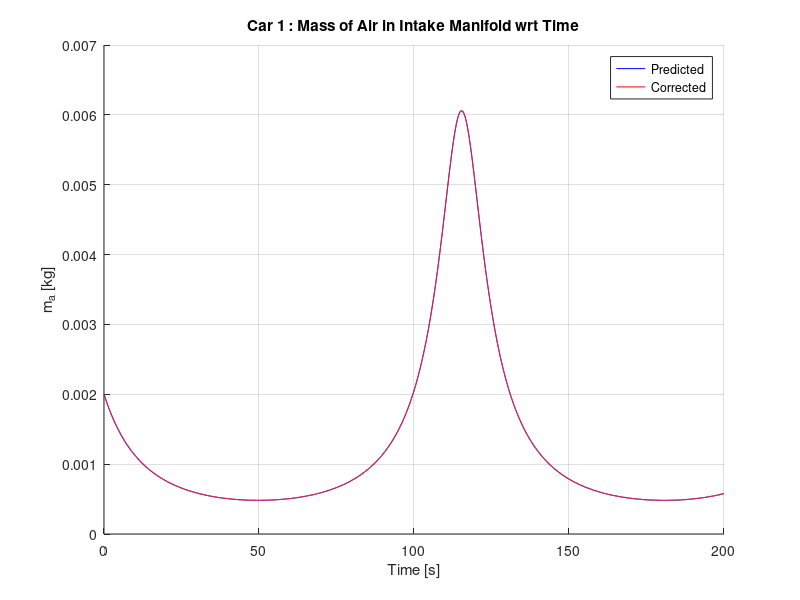
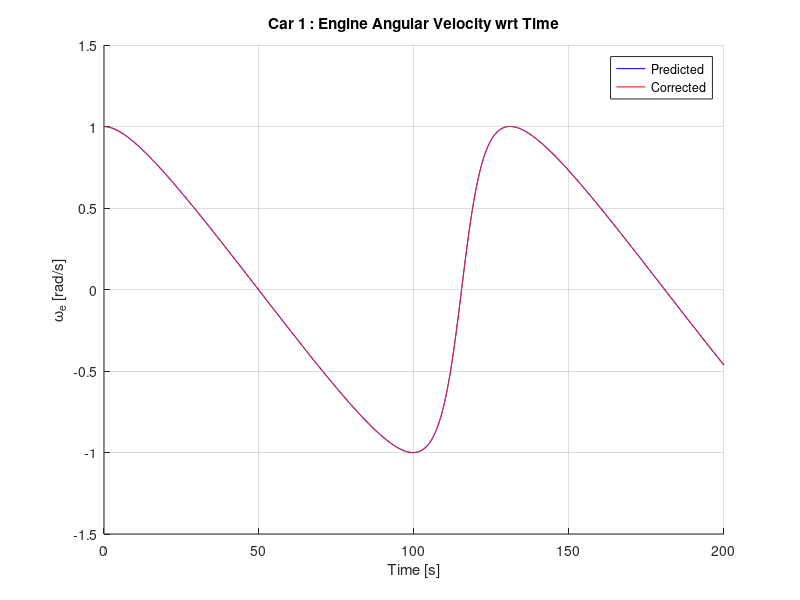
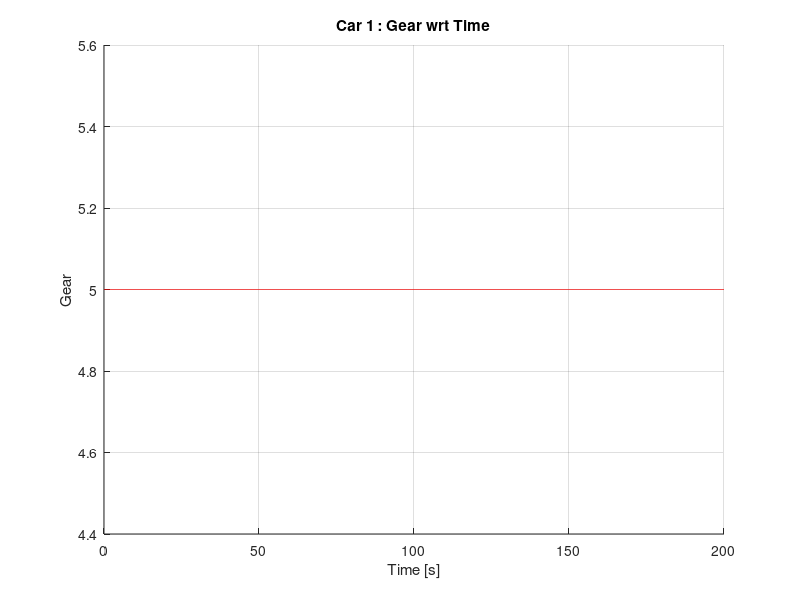
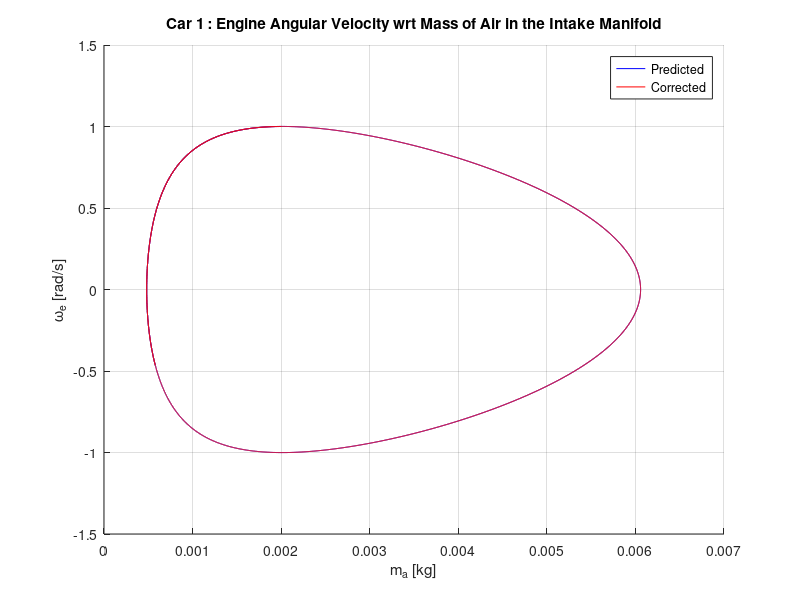

Recreate these plots in MATLAB, in order. (Note: this script raises an error after producing the figures.)
% Ashil Farahmand
% Recursive Iterated EKF using Modified UCB Engine Model

% Goals
% - calculate time to cross
% - down-weight following cars
% - ensure car is centered in new lane after turn
% ------------------------------------------------------------------------
% Issues with current implementation
% - Assume instantaneous pressure on controls
% - Only works with one type of car(internal characteristics of cars are identical) this constraint can easily be relaxed

tic; clc; clear; format long;

KF_iterations = 2*10^4;                % Number of iterations for KF
integration_iterations = 1;              % Number of integrations per each KF_iteration
T = 1*10^-2;  num_of_cars = 1;

auto_transmission = logical(0);                      % 0 = (diagnostic)Manual, 1= Automatic
noise = logical(0);                                             % 0 = (diagnostic)None, 1 = White, 2 = Colored
rough = logical(0);                                            % 0 = random noise, x = noise multiplied by value of rough alternates :/- each iteration
run_optimization = logical([0; 0]);                 % 0 = (diagnostic) Do not change inputs, 1 = change inputs according to cost function
max_corrections = 1*10^4;                             % Prevents infinite loop in correction
e_correction = 10^-6;                                       % Allowable Correction Error

mode_output = [0, 0, 0, 0, 0,    0, 0, 0, 1, 1,    0, 1, 1];
%mode_output = ones(11);

% Output Modes
% -----------------------------------------------------
% Index   |   Property
% 1              throttle angle
% 2                brake angle
% 3           steering direction
% 4            position (x2 vs. x1)
% 5            position (x vs. t)
% 6                  v_mph
% 7                  v_m/s
% 8          distance b/w cars
% 9                     ma
% 10                   we
% 11                   Tb
% 12                  gear
% 13            phase plot (ma vs. we)

w = zeros(5*num_of_cars, 1); e = zeros(5*num_of_cars, 1); z = zeros(5*num_of_cars, 1); Fx = zeros(5*num_of_cars, 5*num_of_cars);

nominal_controls = zeros(3*num_of_cars);                                     % Control Vector during one KF iteration
predictions = zeros(5*num_of_cars, integration_iterations + 1);   % Holds the predictions during integration
corrections = zeros(5*num_of_cars, 2);                                             % Holds the corrected states when iterating the correction step (holds previous and next corrections)

predicted_states = zeros(5*num_of_cars, KF_iterations); corrected_states = zeros(5*num_of_cars, KF_iterations); gear_ratios = zeros(num_of_cars, KF_iterations);
predicted_opt_states = zeros(4*num_of_cars, KF_iterations);

% Topology Parameters
speed_limits = [22; 50; 10];            % Speed limits (left turn, straight, right turn)
lane_width = 3.5; line_separation = .1;

% Used by cost function
iteration_to_start_optimization = 10;                                % KF_iteration to start optimization
safe_distance = [2; 2];                                                            % Safe distance to maintain around each respective vehicle
safety_margin = 0;                                                                 % Additional distance to maintain between vehicles
direction = [0; 0];                                                                   % 1 - Left turn, 2 - Straight, 3 - Right turn
order = zeros(num_of_cars, 1);                                           % Order of cars going through the intersection
steady_speed_t_angles = [6.91049; 11.77215; 3.52779];    % Throttle angles to maintain a steady speed at the speed limit
acc_profile = [0.4620; 0.2734; 0.1770; 0.09442; .08650];     % Acceleration values for different velocity ranges
braking_distances = [0; 0];                                                    % Distance from intersection to begin braking in preparation for turn
target_speed = speed_limits(2);                                           % Used in optimization to signal a necessary acceleration or brake
brake_decel_rates = [-2.037; -4];                                           % Steady state deceleration at corresponding brake angle
brake_decel_angles = [19; 38];                                              % Brake angles to achieve corresponding brake decel rates
steering_angle_increment = [ (90*T*4*speed_limits(1)*1609.344)/(3*pi*lane_width*3600); (90*T*4*speed_limits(3)*1609.344)/(pi*lane_width*3600) ];

% Assign Initial Conditions
K = I(5*num_of_cars); G = I(5*num_of_cars); Q = I(5*num_of_cars);
q = [.01; .01; 10^-10; .01; 100]; % Covariances of process and observation noise
for i = 1:num_of_cars    Q(5*i - 4, 5*i - 4) =  q(1);    Q(5*i - 3, 5*i - 3) = q(2);    Q(5*i - 2, 5*i - 2) = q(3);    Q(5*i - 1, 5*i - 1) = q(4);    Q(5*i - 0, 5*i - 0) = q(5); end
sigma = Q; Rk = Q;

delta_t = T/integration_iterations;                           % One KF_interval time is integration_iterations*delta_t = T
k = zeros(4, 5*num_of_cars);                                    % RK4 variables; one col/SV
RK_states = zeros(5*num_of_cars, 1);                     % state vector
u = zeros(3*num_of_cars, KF_iterations);               % control vector
Jtg_current = zeros(num_of_cars, 1);
MAX = 0.684; R = 8.3145; Tm = 333; Mair = .02897; Vm = .00447; Patm = 101325; c_PR = (R*Tm)/(Patm*Mair*Vm);
Ve = .0049; c_1 = Ve/(4*pi*Vm);
normal_shift_speeds = [0; 7; 15; 25; 45];      % Speed to shift
fast_shift_speeds = [11; 20; 35; 55];              % Speeds to shift under max acceleration
Rg = [0.4167; 0.6817; 1; 1.4993; 2.3058];
c_2 = 1018686; Ca = 0.53384; h = 0.33; Fr = 167.27; Je = 0.2630; Jtg = [0.08202; 0.07592; 0.11388; 0.13150]; Jw = 5.13; M = 2148; Kb = 300; Tau_bv = 0.1;

% Pre-Processing

% Assign braking distances
x = ( (speed_limits(2) - speed_limits(1:2:3))*(1609.344/3600))/(-brake_decel_rates(2));
braking_distances = -.5*brake_decel_rates(2)*x.^2 + speed_limits(1:2:3)*(1609.344/3600).*x + lane_width;

% Car 1
car = 1;
direction(car) = 1;
gear_ratios(car, 1) = Rg(5);
predictions(5*car - 4, 1) = -1000;
predictions(5*car - 3, 1) = -lane_width/2;
predictions(5*car - 2, 1) = 0.002;
predictions(5*car - 1, 1) = 1;
u(3*car - 2, 1:KF_iterations) = 0;
%u(3*car - 2, 1:KF_iterations) = 4.4623;
%u(3*car - 2, 1:iteration_to_start_optimization) = 11.77215;
u(3*car - 0, 1:KF_iterations) = 0;

% Car 2
car = 2;
if(num_of_cars > 1)
direction(car) = 1;
gear_ratios(car, 1) = Rg(5);
predictions(5*car - 4, 1) = -lane_width/2;
predictions(5*car - 3, 1) = 200;
predictions(5*car - 2, 1) = .0034558;
predictions(5*car - 1, 1) = 45 * (1609.344/3600) * (1/(h*gear_ratios(car, 1)) );
u(3*car - 2, 1:iteration_to_start_optimization) = 11.77215;
u(3*car - 0, 1:KF_iterations) = 270;
end

predicted_states(:, 1) = predictions(:, 1); corrected_states(:, 1) = predictions(:, 1);

% Begin to iterate (index 1 holds the ICs)
for KF_interval = 1:KF_iterations    
    
    % Run Optimization
    if((sum(run_optimization) > 0) & (KF_interval > iteration_to_start_optimization))       % At least one car needs to be optimized then true
        ETA = zeros(num_of_cars, 1);
        
        % Find ETA of each car based on current states (Cost Function)
        for i = 1:num_of_cars
            d = max( abs(corrected_states(5*i - 4, KF_interval)), abs(corrected_states(5*i - 3, KF_interval)) ) - lane_width - safe_distance(i);
            
            % Too close for changing plans (ETA < 0 then no change of control vars)
            if(d < braking_distances(ceil(direction(i)*.6)))                ETA(i) = -i;                run_optimization(i) = 0;
            elseif(direction(i) == 1)
                k(1) = ( max( abs(corrected_states(5*i - 4, KF_interval)), abs(corrected_states(5*i - 3, KF_interval)) ) - safe_distance(i) - braking_distances(1))/(corrected_states(5*i - 1, KF_interval)*h*gear_ratios(i, KF_interval));
                k(2) = (braking_distances(1) - lane_width)/((speed_limits(2)/2 - speed_limits(1)/2)*1609.344/3600);
                k(3) = (3*lane_width*pi/4)/(speed_limits(1)*1609.344/3600);
                ETA(i) = k(1) + k(2) + k(3);
            elseif(direction(i) == 3)
                k(1) = ( max( abs(corrected_states(5*i - 4, KF_interval)), abs(corrected_states(5*i - 3, KF_interval)) ) - safe_distance(i) - braking_distances(2))/(corrected_states(5*i - 1, KF_interval)*h*gear_ratios(i, KF_interval));
                k(2) = (braking_distances(2) - lane_width)/((speed_limits(2)/2 - speed_limits(3)/2)*1609.344/3600);
                k(3) = (lane_width*pi/4)/(speed_limits(3)*1609.344/3600);
                ETA(i) = k(1) + k(2) + k(3);
            else
                d = max( abs(corrected_states(5*i - 4, KF_interval)), abs(corrected_states(5*i - 3, KF_interval)) ) - lane_width - safe_distance(i) + 2*lane_width;
                ETA(i) = d/(corrected_states(5*i - 1, KF_interval)*gear_ratios(i, KF_interval)*h);               % Holds ETA of each car
            end
        end
        
        % Sort the ETAs in ascending optimization order (duplicateETAs yield error)
        order = sort(ETA);
        for i = 1:num_of_cars            order(i) = find(order(i) == ETA);        end
                
        % Perform Optimization (assume only 1 car first)
        x = [0; 0];        v = 0;        a = 0;        k = zeros(1, 2);
        
        for i = 1:num_of_cars
            delay = 0;                                  % Time delay to avoid collision
            collision_points = 0;               % Indices where a collision will occur with current trajectory plan
            while(run_optimization(order(i)) == 1)
                x = [corrected_states(5*order(i) - 4, KF_interval); corrected_states(5*order(i) - 3, KF_interval)];
                v = corrected_states(5*order(i) - 1, KF_interval)*h*gear_ratios(order(i), KF_interval);
                v_mph = v*3600/1609.344;                target_speed = speed_limits(2)*1609.344/3600;                a = -brake_decel_rates(1)/100;                k(2) = 1;
                source = find(max(abs(x)) == abs(x));                sink = find(min(abs(x)) == abs(x));
                u(3*order(i) - 2, KF_interval:KF_iterations) = 0;                u(3*order(i) - 1, KF_interval:KF_iterations) = 0;                u(3*order(i) - 0, KF_interval:KF_iterations) = u(3*order(i) - 0, 1);
                
                if( (direction(order(i)) == 1) || (direction(order(i)) == 3) )
                    for j = KF_interval:KF_iterations
                        if((sum(size(collision_points)) - 2) > 0) % If original trajectory is invalid, delay some then proceed normally
                            a = a*exp(-T/Tau_bv) + brake_decel_rates(1)/100;                            u(3*order(i) - 1, j) = brake_decel_angles(1);                            k(1) = a;
                            
                            if(v_mph < (speed_limits(2) - delay) )                                collision_points = 1;                            end
                        elseif( abs(x(source)) > braking_distances(ceil(direction(order(i))*.6)) )   % Have not met decel area yet
                            u(3*order(i) - 2, j) = 85;
                            
                            if(collision_points == 1)                                k(1) = k(1)*exp(-T/Tau_bv);
                            else                                k(1) = 0;                            end
                            
                            if(v > target_speed)                                                         a = 0;                                u(3*order(i) - 2, j) = steady_speed_t_angles(2);
                            elseif(v_mph > 47)                                                          a = k(1) + acc_profile(5);
                            elseif(v_mph > fast_shift_speeds(3))                            a = k(1) + acc_profile(4);
                            elseif(v_mph > fast_shift_speeds(2))                            a = k(1) + acc_profile(3);
                            elseif(v_mph > fast_shift_speeds(1))                            a = k(1) + acc_profile(2);
                            else                                                                                     a = k(1) + acc_profile(1);                            end
                        elseif( (abs(x(source)) > lane_width) && (v < target_speed - 0.391) )      % In decel area and below target speed
                            u(3*order(i) - 2, j) = 85;                            target_speed = brake_decel_rates(2)*T + target_speed;                            k(1) = k(1)*exp(-T/Tau_bv);
                            
                            if(v_mph > 47)                                                                a = k(1) + acc_profile(5);
                            elseif(v_mph > fast_shift_speeds(3))                            a = k(1) + acc_profile(4);
                            elseif(v_mph > fast_shift_speeds(2))                            a = k(1) + acc_profile(3);
                            elseif(v_mph > fast_shift_speeds(1))                            a = k(1) + acc_profile(2);
                            else                                                                                     a = k(1) + acc_profile(1);                            end                            
                        elseif( (abs(x(source)) > lane_width) && (v >= target_speed - 0.391) )      % In decel area and at target speed
                            if(k(1) > 0)                                a = -brake_decel_rates(2)/100 + k(1)/100;                                k(1) = -1;                                '*',                            end
                            
                            a = a*exp(-T/Tau_bv) + brake_decel_rates(2)/100;                            u(3*order(i) - 1, j) = brake_decel_angles(2);
                            target_speed = a*T + target_speed;                            collision_points = 1;
                        elseif( (abs(x(source)) <= lane_width) && (abs(x(sink)) <= lane_width) )   % Begin turning manuever(inside Isection)
                            if(collision_points == 1)
                                steering_angle_increment = [ (90*T*4*(v_mph - 0.5)*1609.344)/(3*pi*lane_width*3600); (90*T*4*(v_mph - 0.5)*1609.344)/(pi*lane_width*3600) ];
                                collision_points = 0;
                            end
                            
                            a = a*exp(-T/Tau_bv);                            target_speed = speed_limits(2)*1609.344/3600;                            
                            u(3*order(i) - 2, j) = steady_speed_t_angles(direction(order(i)));
                            u(3*order(i), j) = u(3*order(i), j - 1) - (direction(order(i)) - 2)*steering_angle_increment( ceil(direction(order(i))*.6) );
                        elseif(abs(x(sink)) > lane_width)                                                                        % Out of intersection moving away
                            u(3*order(i) - 2, j) = 85;                            u(3*order(i) - 0, j) = u(3*order(i), 1) - (direction(order(i)) - 2)*90;
                            
                            if(v > target_speed)                                                         a = 0;                                u(3*order(i) - 2, j) = steady_speed_t_angles(2);
                            elseif(v_mph > 47)                                                          a = acc_profile(5);
                            elseif(v_mph > fast_shift_speeds(3))                            a = acc_profile(4);
                            elseif(v_mph > fast_shift_speeds(2))                            a = acc_profile(3);
                            elseif(v_mph > fast_shift_speeds(1))                            a = acc_profile(2);
                            else                                                                                     a = acc_profile(1);                            end
                        end
                        
                        x(1) = (.5*a*T^2 + v*T)*cos(u(3*order(i), j)*pi/180) + x(1);
                        x(2) = (.5*a*T^2 + v*T)*sin(u(3*order(i), j)*pi/180) + x(2);
                        v = a*T + v;                        v_mph = v*3600/1609.344;
                        predicted_opt_states((4*order(i) - 3:4*order(i)), j) = [x(1); x(2); v_mph; a];
                    end
                else      % If not turning, then go straight
                    for j = KF_interval:KF_iterations                        
                        if((sum(size(collision_points)) - 2) > 0)     % If original trajectory is invalid, delay some then proceed normally
                            a = a*exp(-T/Tau_bv) + brake_decel_rates(1)/100;                            u(3*order(i) - 1, j) = brake_decel_angles(1);                            k(1) = a;
                            
                            if(v_mph < (speed_limits(2) - delay))                                collision_points = 1;                            end
                        else
                            u(3*order(i) - 2, j) = 85;
                            
                            if(collision_points == 1)                                k(1) = k(1)*exp(-T/Tau_bv);
                            else                                k(1) = 0;                            end
                            
                            if(v > target_speed)                                                         a = 0;                                u(3*order(i) - 2, j) = steady_speed_t_angles(2);
                            elseif(v_mph > 47)                                                          a = k(1) + acc_profile(5);
                            elseif(v_mph > fast_shift_speeds(3))                            a = k(1) + acc_profile(4);
                            elseif(v_mph > fast_shift_speeds(2))                            a = k(1) + acc_profile(3);
                            elseif(v_mph > fast_shift_speeds(1))                            a = k(1) + acc_profile(2);
                            else                                                                                     a = k(1) + acc_profile(1);                            end
                        end
                        
                        x(1) = (.5*a*T^2 + v*T)*cos(u(3*order(i), j)*pi/180) + x(1);
                        x(2) = (.5*a*T^2 + v*T)*sin(u(3*order(i), j)*pi/180) + x(2);
                        v = a*T + v;                        v_mph = v*3600/1609.344;
                        predicted_opt_states((4*order(i) - 3:4*order(i)), j) = [x(1); x(2); v_mph; a];
                    end
                end
                
                % Compare trajectory plan to plans of all preceding cars
                if(i > 1)
                    for car = 1:(i - 1)
                        x = sqrt( (predicted_opt_states(4*order(i) - 3, 1:KF_iterations) - predicted_opt_states(4*order(car) - 3, 1:KF_iterations)).^2 + (predicted_opt_states(4*order(i) - 2, 1:KF_iterations) - predicted_opt_states(4*order(car) - 2, 1:KF_iterations)).^2 );
                        collision_points = find(x < (safe_distance(order(i)) + safe_distance(order(car)) + safety_margin));                        
                        
                        if((sum(size(collision_points)) - 2) > 0)                            delay = delay + 0.5;
                        else                        run_optimization(order(i)) = 0;                        end
                    end                    
                else                    run_optimization(order(i)) = 0;                end
                
            end
        end
        toc
    elseif(KF_interval <= iteration_to_start_optimization)
        for i = 1:num_of_cars
            predicted_opt_states(4*i - 3, KF_interval) = corrected_states(5*i - 4, KF_interval);
            predicted_opt_states(4*i - 2, KF_interval) = corrected_states(5*i - 3, KF_interval);
            predicted_opt_states(4*i - 1, KF_interval) = corrected_states(5*i - 1, KF_interval)*h*gear_ratios(i, KF_interval)*3600/1609.344;
            predicted_opt_states(4*i - 0, KF_interval) = 0;
        end
    end
    
    % Assign nominal controls
    predictions(:, 1) = corrected_states(:, KF_interval);
    nominal_controls = u(:, KF_interval);
    
    if(auto_transmission == 1)
        % Transmission
        for car = 1:num_of_cars
            v =  gear_ratios(car, KF_interval)*h*predictions(5*car - 1, 1);
            v_mph = v*(3600/1609.344);                        % Convert m/s -> mph
    
            if( (nominal_controls(3*car - 2) == 85) && (v_mph > normal_shift_speeds(2)) )
                % Down shift for better acceleration                
                if(v_mph > fast_shift_speeds(4))                              gear_ratios(car, KF_interval + 1) = Rg(5);                        Jtg_current(car) = Jtg(4);
                elseif(v_mph > fast_shift_speeds(3))                        gear_ratios(car, KF_interval + 1) = Rg(4);                        Jtg_current(car) = Jtg(4);
                elseif(v_mph > fast_shift_speeds(2))                        gear_ratios(car, KF_interval + 1) = Rg(3);                        Jtg_current(car) = Jtg(3);
                elseif(v_mph > fast_shift_speeds(1))                        gear_ratios(car, KF_interval + 1) = Rg(2);                        Jtg_current(car) = Jtg(2);
                else                                                                                 gear_ratios(car, KF_interval + 1) = Rg(1);                        Jtg_current(car) = Jtg(1);
                end
            elseif(v_mph > normal_shift_speeds(5))                    gear_ratios(car, KF_interval + 1) = Rg(5);                    Jtg_current(car) = Jtg(4);
            elseif(v_mph > normal_shift_speeds(4))                    gear_ratios(car, KF_interval + 1) = Rg(4);                    Jtg_current(car) = Jtg(4);
            elseif(v_mph > normal_shift_speeds(3))                    gear_ratios(car, KF_interval + 1) = Rg(3);                    Jtg_current(car) = Jtg(3);
            elseif(v_mph > normal_shift_speeds(2))                    gear_ratios(car, KF_interval + 1) = Rg(2);                    Jtg_current(car) = Jtg(2);
            else                                                                                   gear_ratios(car, KF_interval + 1) = Rg(1);                    Jtg_current(car) = Jtg(1);
            end
               
            predictions(5*car - 1, 1) = v/(gear_ratios(car, KF_interval + 1)*h);                % Adjusts the engine velocity if gear shift occurs
        end
    else
        for car = 1:num_of_cars            gear_ratios(car, KF_interval + 1) = gear_ratios(car, KF_interval);        end
    end

    % Prediction
    for integration_interval = 1:integration_iterations        
        RK_states = predictions(:, integration_interval);
        
        for j = 1:4
            k(1:5:5*num_of_cars, j) = gear_ratios(:, KF_interval)*h.*RK_states(4:5:5*num_of_cars).*cos(nominal_controls(3:3:3*num_of_cars)*pi/180);
            k(2:5:5*num_of_cars, j) = gear_ratios(:, KF_interval)*h.*RK_states(4:5:5*num_of_cars).*sin(nominal_controls(3:3:3*num_of_cars)*pi/180);
            
            d_ma_i = MAX*( (nominal_controls(1:3:3*num_of_cars)/85).^2 ).*( (-4.9958)*(c_PR*RK_states(3:5:5*num_of_cars)).^5 + (5.8832)*(c_PR*RK_states(3:5:5*num_of_cars)).^4 + (-1.1218)*(c_PR*RK_states(3:5:5*num_of_cars)).^3 + (-.6579)*(c_PR*RK_states(3:5:5*num_of_cars)).^2 + (-.1278)*(c_PR*RK_states(3:5:5*num_of_cars)) + 1.0104 );
            d_ma_o = c_1*(24.5*RK_states(4:5:5*num_of_cars).*RK_states(3:5:5*num_of_cars).^2 - 0.167*RK_states(4:5:5*num_of_cars).*RK_states(3:5:5*num_of_cars) + (8.10*10^(-4))*RK_states(4:5:5*num_of_cars) - (3.10*10^(-4))*RK_states(3:5:5*num_of_cars).^2 + 222*RK_states(3:5:5*num_of_cars) + 0.352).*RK_states(3:5:5*num_of_cars).*RK_states(4:5:5*num_of_cars);
    
            k(3:5:5*num_of_cars, j) = d_ma_i - d_ma_o;            
            k(4:5:5*num_of_cars, j) = ( ((c_2*d_ma_o)./RK_states(4:5:5*num_of_cars)) - (0.1056*RK_states(4:5:5*num_of_cars) + 15.10) - ((4.3*10^-6)*RK_states(4:5:5*num_of_cars).^2) - (gear_ratios(:, KF_interval).*(RK_states(5:5:(5*num_of_cars)) + Ca*(gear_ratios(:, KF_interval).^2).*(h^3).*(RK_states(4:5:(5*num_of_cars)).^2) + h*Fr)))./(Je + Jtg_current + (gear_ratios(:, KF_interval).^2)*(Jw + 4*M*h^2));
            k(5:5:5*num_of_cars, j) = (Kb*nominal_controls(2:3:3*num_of_cars) - RK_states(5:5:5*num_of_cars))/Tau_bv;
            
            if(j < 3)                RK_states = predictions(:, integration_interval) + (delta_t/2)*k(:, j);
            else                       RK_states = predictions(:, integration_interval) + (delta_t)*k(:, j);            end
        end
        
        predictions(:, integration_interval + 1) = predictions(:, integration_interval) + (delta_t/6)*( k(:, 1) + 2*k(:, 2) + 2*k(:, 3) + k(:, 4) );  % State Transition
    end
    
    for i = 1:num_of_cars
        % we constraints (if braking limit we = 0 else w = idle speed)
%        if( (predictions(5*i - 1, integration_iterations + 1) < 6.5) && (u(3*i - 1, KF_interval) > 0) )                predictions(5*i - 1, integration_iterations + 1) = 10^-5;
%        elseif(predictions(5*i - 1, integration_iterations + 1) < 6.5)                predictions(5*i - 1, integration_iterations + 1) = 6.5;        end
    end
    
    predicted_states(:, KF_interval + 1) = predictions(:, integration_iterations + 1);
    
    if(noise ~= 0)        % If noise == 0, skip correction step
        % Assign new values to noise dependent variables
        for i = 1:num_of_cars
            if(noise == 2)
                G(5*car - 4, 5*car  - 1) = gear_ratios(car, KF_interval)*h*cos(nominal_controls(3*car - 0)*pi/180);
                G(5*car - 3, 5*car  - 1) = gear_ratios(car, KF_interval)*h*sin(nominal_controls(3*car - 0)*pi/180);
                G(5*car - 1, 5*car  - 2) = ( (.352)*c_2*c_1 )/(  Je + Jtg_current(car) + (gear_ratios(car, KF_interval).^2)*(Jw + 4*M*h^2) );
                G(5*car - 1, 5*car  - 0) = -gear_ratios(car, KF_interval)/(  Je + Jtg_current(car) + (gear_ratios(car, KF_interval).^2)*(Jw + 4*M*h^2) );
            end
            
            w(5*i - 4) = randn*sqrt(q(1)); w(5*i - 3) = randn*sqrt(q(2)); w(5*i - 2) = randn*sqrt(q(3)); w(5*i - 1) = randn*sqrt(q(4)); w(5*i - 0) = randn*sqrt(q(5));        
            e(5*i - 4) = randn*sqrt(q(1)); e(5*i - 3) = randn*sqrt(q(2)); e(5*i - 2) = randn*sqrt(q(3)); e(5*i - 1) = randn*sqrt(q(4)); e(5*i - 0) = randn*sqrt(q(5));
        end
    
        % Creates alternating noise +\- if enabled
        if(rough ~= 0)
            if (KF_interval == 2*floor(KF_interval/2))                w = -rough*abs(w);
            else                w = rough*abs(w);            end
        end
    
        % Get new observations
        x = predicted_states(:, KF_interval + 1) + G*w;        z = x + e;
    
        % Iterated Corrections
        corrections(:, 1) = 0;        corrections(:, 2) = predicted_states(:, KF_interval + 1);

        i = 0;
        while( (max( abs(corrections(:, 2) - corrections(:, 1)) ) > e_correction) && (i < max_corrections) )
            i = i + 1;            corrections(:, 1) = corrections(:, 2);
        
            % Compute Jacobian (non-zero along block diagonal)
            for car = 1:num_of_cars
                Fx(5*car - 4, 5*car - 4) = 0;                Fx(5*car - 4, 5*car - 3) = 0;                Fx(5*car - 4, 5*car - 2) = 0;
                Fx(5*car - 4, 5*car - 1) = gear_ratios(car, KF_interval)*h*cos(nominal_controls(3*car - 0)*pi/180);
                Fx(5*car - 4, 5*car - 0) = 0;
        
                Fx(5*car - 3, 5*car - 4) = 0;                Fx(5*car - 3, 5*car - 3) = 0;                Fx(5*car - 3, 5*car - 2) = 0;
                Fx(5*car - 3, 5*car - 1) = gear_ratios(car, KF_interval)*h*sin(nominal_controls(3*car - 0)*pi/180);
                Fx(5*car - 3, 5*car - 0) = 0;
        
                Fx(5*car - 2, 5*car - 4) = 0;                Fx(5*car - 2, 5*car - 3) = 0;
                Fx(5*car - 2, 5*car - 2) = MAX*((nominal_controls(3*car - 2)/85)^2)*(5*(-4.9958)*c_PR^5*corrections(5*car - 2, 1)^4 + 4*(5.8832)*c_PR^4*corrections(5*car - 2, 1)^3 + 3*(-1.1218)*c_PR^3*corrections(5*car - 2, 1)^2 + 2*(-.6579)*c_PR^2*corrections(5*car - 2, 1) + (-.1278)*c_PR) - (c_1*(3*24.5*corrections(5*car - 1, 1)^2*corrections(5*car - 2, 1)^2 - 2*0.167*corrections(5*car - 1, 1)^2*corrections(5*car - 2, 1) + 8.10*10^-4*corrections(5*car - 1, 1)^2 - 3*3.10*10^-4*corrections(5*car - 1, 1)*corrections(5*car - 2, 1)^2 + 2*222*corrections(5*car - 1, 1)*corrections(5*car - 2, 1) + 0.352*corrections(5*car - 1, 1)) );
                Fx(5*car - 2, 5*car - 1) = -c_1*(2*24.5*corrections(5*car - 1, 1)*corrections(5*car - 2, 1)^3 - 2*0.167*corrections(5*car - 1, 1)*corrections(5*car - 2, 1)^2 + 2*8.10*10-4*corrections(5*car - 1, 1)*corrections(5*car - 2, 1) - 3.10*10^-4*corrections(5*car - 2, 1)^3 + 222*corrections(5*car - 2, 1)^2 + 0.352*corrections(5*car - 2, 1));
                Fx(5*car - 2, 5*car - 0) = 0;
        
                Je_star = Je + Jtg_current(car) + (gear_ratios(car, KF_interval)^2)*(Jw + 4*M*h^2);
        
                Fx(5*car - 1, 5*car - 4) = 0;                Fx(5*car - 1, 5*car - 3) = 0;
                Fx(5*car - 1, 5*car - 2) = (c_1*c_2/Je_star)*( 3*24.5*corrections(5*car - 1, 1)*corrections(5*car - 2, 1)^2 - 2*0.167*corrections(5*car - 1, 1)*corrections(5*car - 2, 1) + 8.10*10^-4*corrections(5*car - 1, 1) - 3*3.10*10^-4*corrections(5*car - 2, 1)^2 + 2*222*corrections(5*car - 2, 1) + 0.352 );
                Fx(5*car - 1, 5*car - 1) = (1/Je_star)*( (c_1*c_2*(24.5*corrections(5*car - 2, 1)^3 - 0.167*corrections(5*car - 2, 1)^2 + 8.10*10^-4*corrections(5*car - 2, 1) ) - 0.1056 - 2*(4.3*10^-6)*corrections(5*car - 1, 1) - 2*Ca*gear_ratios(car, KF_interval)^3*h^3*corrections(5*car - 1, 1)) );
                Fx(5*car - 1, 5*car - 0) = -gear_ratios(car, KF_interval)/Je_star;
       
                Fx(5*car - 0, 5*car - 4) = 0;                Fx(5*car - 0, 5*car - 3) = 0;                Fx(5*car - 0, 5*car - 2) = 0;                Fx(5*car - 0, 5*car - 1) = 0;
                Fx(5*car - 0, 5*car - 0) = -1/Tau_bv;
            end
            
            phi = I(5*num_of_cars) + Fx*T;            Q = G*Q*G'*T;            sigma = phi*sigma*phi' + Q;
            K = sigma*Fx'*inv(Fx*sigma*Fx' + Rk);            sigma = (I(5*num_of_cars) - K*Fx)*sigma;
    
            corrections(:, 2) = corrections(:, 1) + K*(z - predicted_states(:, KF_interval + 1));
        end
        if( i > 1 )            [KF_interval            i],        end
        
        % Force physical and model constraints
        for i = 1:num_of_cars
            if(corrections(5*i, 2) < 0)                corrections(5*i, 2) = 0;            end            % Force Tb > 0
        
            % we constraints (if braking limit we = 0 else w = idle speed)
            if( (corrections(5*i - 1, 2) < 6.5) && (u(3*i - 1, KF_interval) > 0) )                corrections(5*i - 1, 2) = 10^-5;
            elseif(corrections(5*i - 1, 2) < 6.5)                corrections(5*i - 1, 2) = 6.5;            end
        end
    
        corrected_states(:, KF_interval + 1) = corrections(:, 2);
    else
        corrected_states(:, KF_interval + 1) = predicted_states(:, KF_interval + 1);
    end    
    
end

% Post Processing
i = 0;

if(mode_output(1) == 1)
    i = i + 1;    figure(i);
    
    % Plot Throttle
    for j = 1:num_of_cars
        subplot(num_of_cars, 1, j);        hold on;        grid;
        plot((1:KF_iterations)*T, u(3*j - 2, 1:KF_iterations), 'blue');
        title(['Car ', int2str(j), ' : Throttle Angle wrt Time']);    xlabel('Time [s]');    ylabel('\alpha [deg]');
    end
end

if(mode_output(2) == 1)
    i = i + 1;    figure(i);
    
    % Plot Brake Angle
    for j = 1:num_of_cars
        subplot(num_of_cars, 1, j);        hold on;        grid;
        plot((1:KF_iterations)*T, u(3*j - 1, 1:KF_iterations), 'blue');
        title(['Car ', int2str(j), ' : Brake Angle wrt Time']);    xlabel('Time [s]');    ylabel('\beta [deg]');
    end
end

if(mode_output(3) == 1)
    i = i + 1;    figure(i);
    
    % Plot Steering Angle
    for j = 1:num_of_cars
        subplot(num_of_cars, 1, j);        hold on;        grid;
        plot((1:KF_iterations)*T, u(3*j - 0, 1:KF_iterations), 'blue');
        title(['Car ', int2str(j), ' : Steering Angle wrt Time']);    xlabel('Time [s]');    ylabel('\theta [deg]');
    end
end

if(mode_output(4) == 1)
    i = i + 1;    figure(i);
    
    % Plot Positions (x2 vs. x1)
    for j = 1:num_of_cars
        subplot(num_of_cars, 1, j);        hold on;
        
        for k = 1:num_of_cars
            % North
            plot([ -lane_width, -lane_width ],              [ 1000, (0 + lane_width) ], 'black');            plot([ -line_separation, -line_separation ], [ 1000, (0 + lane_width) ], 'yellow');
            plot([ 0, 0 ],                                                   [ 1000, (0 + lane_width) ], 'black');            plot([ line_separation, line_separation ],    [ 1000, (0 + lane_width) ], 'yellow');
            plot([ lane_width, lane_width ],                 [ 1000, (0 + lane_width) ], 'black');
            
            % South
            plot([ -lane_width, -lane_width ],              [ -1000, (0 - lane_width) ], 'black');            plot([ -line_separation, -line_separation ], [ -1000, (0 - lane_width) ], 'yellow');
            plot([ 0, 0 ],                                                   [ -1000, (0 - lane_width) ], 'black');            plot([ line_separation, line_separation ],    [ -1000, (0 - lane_width) ], 'yellow');
            plot([ lane_width, lane_width ],                 [ -1000, (0 - lane_width) ], 'black');
            
            % West
            plot([ -1000, (0 - lane_width) ], [ lane_width, lane_width ], 'black');            plot([ -1000, (0 - lane_width) ], [ line_separation, line_separation ], 'yellow');
            plot([ -1000, (0 - lane_width) ], [ 0, 0 ], 'black');            plot([ -1000, (0 - lane_width) ], [ -line_separation, -line_separation ], 'yellow');
            plot([ -1000, (0 - lane_width) ], [ -lane_width, -lane_width ], 'black');
            
            % East
            plot([ (0 + lane_width), 1000 ], [ lane_width, lane_width ], 'black');            plot([ (0 + lane_width), 1000 ], [ line_separation, line_separation ], 'yellow');
            plot([ (0 + lane_width), 1000 ], [ 0 0 ], 'black');            plot([ (0 + lane_width), 1000 ], [ -line_separation, -line_separation ], 'yellow');
            plot([ (0 + lane_width), 1000 ], [ -lane_width, -lane_width ], 'black');
        end
        
        plot(corrected_states(5*j - 4, 1), corrected_states(5*j - 3, 1), 'red O');
        p = plot(predicted_states(5*j - 4, 1:KF_iterations), predicted_states(5*j - 3, 1:KF_iterations), 'blue');
        c = plot(corrected_states(5*j - 4, 1:KF_iterations), corrected_states(5*j - 3, 1:KF_iterations), 'red');
        o = plot(predicted_opt_states(4*j - 3, 1:KF_iterations), predicted_opt_states(4*j - 2, 1:KF_iterations), 'green');
        title(['Car ', int2str(j), ' : Position']);    xlabel('x_1 [m]');    ylabel('x_2 [m]');
        legend([p c o], 'Predicted', 'Corrected', 'Optimization', 'Location', 'Best');
    end
end

if(mode_output(5) == 1)
    i = i + 1;    figure(i);    count = 0;
    
    % Plot Position [x vs. t]
    for j = 1:num_of_cars
        for k = 1:2
            count = count + 1;
            subplot(num_of_cars, 2, count);        grid;        hold on;
            p = plot((1:KF_iterations)*T, predicted_states(5*j - 5 + k, 1:KF_iterations), 'blue');
            c = plot((1:KF_iterations)*T, corrected_states(5*j - 5 + k, 1:KF_iterations), 'red');
            o = plot((1:KF_iterations)*T, predicted_opt_states(4*j - 4 + k, 1:KF_iterations), 'green');
            title(['Car ', int2str(j), ' : x', int2str(k), ' wrt Time']);    xlabel('Time [s]');    ylabel(['x', int2str(k)]);
            %legend([p c o], 'Predicted', 'Corrected', 'Optimization', 'Location', 'Best');
        end
    end
end

if(mode_output(6) == 1)
    i = i + 1;    figure(i);
    
    % Plot Velocity [MPH]
    for j = 1:num_of_cars
        subplot(num_of_cars, 1, j);        grid;        hold on;
        p = plot((1:KF_iterations)*T, predicted_states(5*j - 1, 1:KF_iterations)*h.*gear_ratios(j, 1:KF_iterations)*(3600/1609.344), 'blue');
        c = plot((1:KF_iterations)*T, corrected_states(5*j - 1, 1:KF_iterations)*h.*gear_ratios(j, 1:KF_iterations)*(3600/1609.344), 'red');
        o = plot((1:KF_iterations)*T, predicted_opt_states(4*j - 1, 1:KF_iterations), 'green');
        title(['Car ', int2str(j), ' : Velocity wrt Time']);    xlabel('Time [s]');    ylabel('V [MPH]');
        legend([p c o], 'Predicted', 'Corrected', 'Optimization', 'Location', 'Best');
    end
end

if(mode_output(7) == 1)
    i = i + 1;    figure(i);
    
    % Plot Velocity [m/s]
    for j = 1:num_of_cars
        subplot(num_of_cars, 1, j);    grid;    hold on;
        p = plot((1:KF_iterations)*T, predicted_states(5*j - 1, 1:KF_iterations).*gear_ratios(j, 1:KF_iterations)*h, 'blue');
        c = plot((1:KF_iterations)*T, corrected_states(5*j - 1, 1:KF_iterations).*gear_ratios(j, 1:KF_iterations)*h, 'red');
        o = plot((1:KF_iterations)*T, predicted_opt_states(4*j - 1, 1:KF_iterations)*1609.344/3600, 'green');
        title(['Car ', int2str(j), ' : Velocity wrt Time']);    xlabel('Time [s]');    ylabel('V [m/s]');
        legend([p c o], 'Predicted', 'Corrected', 'Optimization', 'Location', 'Best');
    end
end

if(mode_output(8) == 1)
    if(num_of_cars > 1)
        i = i + 1;    figure(i);
        count = 0;
    
        if(num_of_cars > 3)        rows = num_of_cars*(num_of_cars - 1)/4;        cols = 2;
        else        rows = num_of_cars*(num_of_cars - 1)/2;        cols = 1;
        end
    
        % Plot Distance between Cars
        for j = 1:(num_of_cars - 1)
            for k = (j + 1):num_of_cars
                predicted_distance = sqrt(( predicted_states(5*j - 4, 1:KF_iterations) - predicted_states(5*k - 4, 1:KF_iterations) ).^2 + ( predicted_states(5*j - 3, 1:KF_iterations) - predicted_states(5*k - 3, 1:KF_iterations) ).^2);
                corrected_distance = sqrt(( corrected_states(5*j - 4, 1:KF_iterations) - corrected_states(5*k - 4, 1:KF_iterations) ).^2 + ( corrected_states(5*j - 3, 1:KF_iterations) - corrected_states(5*k - 3, 1:KF_iterations) ).^2);
                optimization = sqrt(( predicted_opt_states(4*j - 3, 1:KF_iterations) - predicted_opt_states(4*k - 3, 1:KF_iterations) ).^2 + ( predicted_opt_states(4*j - 2, 1:KF_iterations) - predicted_opt_states(4*k - 2, 1:KF_iterations) ).^2);
    
                count = count + 1;
                subplot(rows, cols, count);
                hold on;            grid;
                p = plot((1:KF_iterations)*T, predicted_distance(1:KF_iterations), 'blue');
                c = plot((1:KF_iterations)*T, corrected_distance(1:KF_iterations), 'red');
                o = plot((1:KF_iterations)*T, optimization(1:KF_iterations), 'green');
                collision = plot([0 KF_iterations*T], ( safe_distance(j) + safe_distance(k) )*[1 1], 'black');
                title(['Distance b/w Cars ', int2str(j), ' and ', int2str(k) ' wrt Time']);    xlabel('Time [s]');    ylabel('Distance [m]');
                legend([p c o collision], 'Predicted', 'Corrected', 'Optimization', 'Collision Threshold', 'Location', 'Best');
            end
        end
    end
end

if(mode_output(9) == 1)
    i = i + 1;    figure(i);
    
    % Plot Mass of Air in Intake Manifold
    for j = 1:num_of_cars
        subplot(num_of_cars, 1, j);        grid;    hold on;
        p = plot((1:KF_iterations)*T, predicted_states(5*j - 2, 1:KF_iterations), 'blue');
        c = plot((1:KF_iterations)*T, corrected_states(5*j - 2, 1:KF_iterations), 'red');
        title(['Car ', int2str(j), ' : Mass of Air in Intake Manifold wrt Time']);    xlabel('Time [s]');    ylabel('m_a [kg]');
        legend([p c], 'Predicted', 'Corrected', 'Location', 'Best');
    end
end

if(mode_output(10) == 1)
    i = i + 1;    figure(i);
    
    % Plot Engine Angular Velocity
    for j = 1:num_of_cars
        subplot(num_of_cars, 1, j);    grid;    hold on;
        p = plot((1:KF_iterations)*T, predicted_states(5*j - 1, 1:KF_iterations), 'blue');
        c = plot((1:KF_iterations)*T, corrected_states(5*j - 1, 1:KF_iterations), 'red');
        title(['Car ', int2str(j), ' : Engine Angular Velocity wrt Time']);    xlabel('Time [s]');    ylabel('\omega_e [rad/s]');
        legend([p c], 'Predicted', 'Corrected', 'Location', 'Best');
    end
end

if(mode_output(11) == 1)
    i = i + 1;    figure(i);
    
    % Plot Brake Torque
    for j = 1:num_of_cars
        subplot(num_of_cars, 1, j);    grid;    hold on;
        p = plot((1:KF_iterations)*T, predicted_states(5*j - 0, 1:KF_iterations), 'blue');
        c = plot((1:KF_iterations)*T, corrected_states(5*j - 0, 1:KF_iterations), 'red');
        title(['Car ', int2str(j), ' : Brake Torque wrt Time']);    xlabel('Time [s]');    ylabel('T_b [N*m]');
        legend([p c], 'Predicted', 'Corrected', 'Location', 'Best');
    end
end

if(mode_output(12) == 1)
    i = i + 1;    figure(i);
    
    for j = 1:num_of_cars        for k = 1:KF_iterations            gear_ratios(j, k) = find(Rg == gear_ratios(j, k));        end,    end
        
    % Plot Gear
    for j = 1:num_of_cars
        subplot(num_of_cars, 1, j);    grid;    hold on;
        p = plot((1:KF_iterations)*T, gear_ratios(j, 1:KF_iterations), 'red');
        title(['Car ', int2str(j), ' : Gear wrt Time']);    xlabel('Time [s]');    ylabel('Gear');
    end
end

if(mode_output(13) == 1)
    i = i + 1;    figure(i);
    
    % Plot Phase Plot
    for j = 1:num_of_cars
        subplot(num_of_cars, 1, j);        grid;    hold on;
        p = plot(predicted_states(5*j - 2, 1:KF_iterations), predicted_states(5*j - 1, 1:KF_iterations), 'blue');
        c = plot(corrected_states(5*j - 2, 1:KF_iterations), corrected_states(5*j - 1, 1:KF_iterations), 'red');
        title(['Car ', int2str(j), ' : Engine Angular Velocity wrt Mass of Air in the Intake Manifold']);    xlabel('m_a [kg]');    ylabel('\omega_e [rad/s]');
        legend([p c], 'Predicted', 'Corrected', 'Location', 'Best');
    end
    
    plot(corrected_states(5*j - 2, 1:KF_iterations/10:KF_iterations), corrected_states(5*j - 1, 1:KF_iterations/10:KF_iterations), 'O red');
end

predicted_states(3, 1:KF_iterations/4:KF_iterations)
predicted_states(4, 1:KF_iterations/4:KF_iterations)

toc
